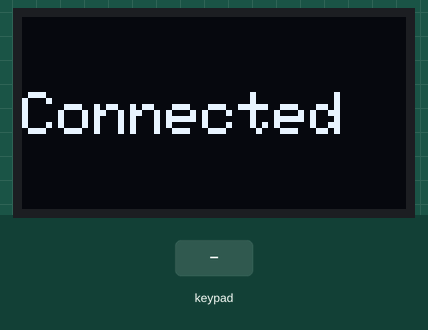
Bench run of a program on a simulated ESP32. Parts: 128×64 one-colour display. The inputs (shaded band) are chosen by the test bench. USB keyboard and mouse output is not drawn.

Above: at 3.2 s.
3.3 s: key 'B' pressed
At 5.1 s:
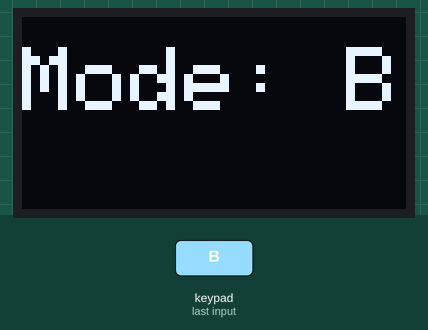
5.4 s: key 'C' pressed
At 6.7 s:
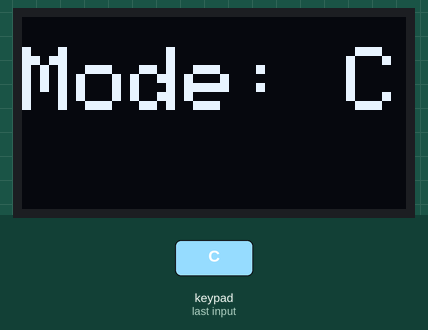
7.2 s: key 'D' pressed
At 8.0 s:
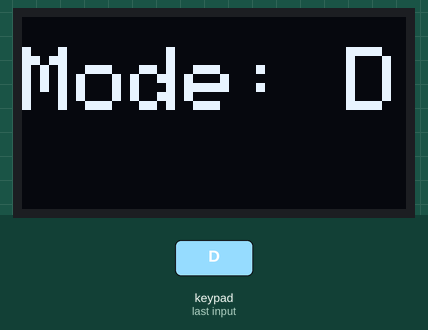
9.0 s: key 'A' pressed
At 10.6 s:
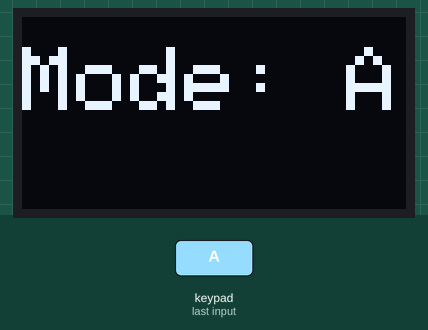
Timing chart, 0 to 11.8 s (numbered marks = the images above; inputs shaded):
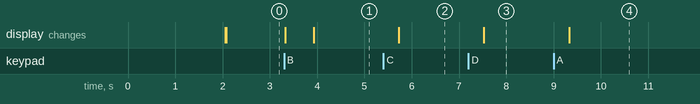

The program:

main.cpp
```cpp
#include "header.h"
#include <Arduino.h>
#include <Keypad.h>
#include <Wire.h>
#include <Adafruit_GFX.h>
#include <Adafruit_SSD1306.h>
#include <BleKeyboard.h>

#define SCREEN_WIDTH 128 // OLED display width,  in pixels
#define SCREEN_HEIGHT 64 // OLED display height, in pixels

// declare an SSD1306 display object connected to I2C
Adafruit_SSD1306 oled(SCREEN_WIDTH, SCREEN_HEIGHT, &Wire, -1);
BleKeyboard bleKeyboard("DIY Stream Deck");

const int ROW_NUM = 4;
const int COLUMN_NUM = 4;

char keys[ROW_NUM][COLUMN_NUM] = {
    {KEY_F1, KEY_F2, KEY_F3, 'A'},
    {KEY_F4, KEY_F5, KEY_F6, 'B'},
    {KEY_F7, KEY_F8, KEY_F9, 'C'},
    {KEY_F10, KEY_F11, KEY_F12, 'D'}};

char numKeys[ROW_NUM][COLUMN_NUM] = {
    {'1', '2', '3', 'A'},
    {'4', '5', '6', 'B'},
    {'7', '8', '9', 'C'},
    {'*', '0', '#', 'D'}};

char currentMode = 'A';
bool displayedConnectedMessage = false;

byte pin_rows[ROW_NUM] = {27, 14, 12, 13};
byte pin_column[COLUMN_NUM] = {32, 33, 25, 26};

Keypad modeA = Keypad(makeKeymap(keys), pin_rows, pin_column, ROW_NUM, COLUMN_NUM);
Keypad modeD = Keypad(makeKeymap(numKeys), pin_rows, pin_column, ROW_NUM, COLUMN_NUM);
Keypad keypad = modeA; // default mode

void setup()
{
  Serial.begin(9600);
  // initialize OLED display with address 0x3C for 128x64
  if (!oled.begin(SSD1306_SWITCHCAPVCC, 0x3C))
  {
    Serial.println(F("SSD1306 allocation failed"));
    while (true)
      ;
  }
  bleKeyboard.begin();
  delay(2000);         // wait for initializing
  oled.clearDisplay(); // clear display

  oled.setTextSize(1);
  oled.setTextColor(WHITE);
  oled.setCursor(0, 25);
  oled.setTextWrap(true);
  oled.println("Waiting for bluetooth connection...");
  oled.display();
}

void loop()
{
  if (bleKeyboard.isConnected())
  {
    if (!displayedConnectedMessage)
    {
      displayConnectedMessage();
      displayedConnectedMessage = true;
      delay(1000);
    }
    displayMode(currentMode);
    char key = keypad.getKey();
    if (key)
    {
      switch (key)
      {
      case 'A':
        currentMode = 'A';
        keypad = modeA;
        break;
      case 'B':
        currentMode = 'B';
        keypad = modeA;
        break;
      case 'C':
        currentMode = 'C';
        keypad = modeA;
        break;
      case 'D':
        currentMode = 'D';
        keypad = modeD;
        break;
      default:
        if (currentMode == 'B')
        {
          sendCtrlAltShiftKey(key);
          break;
        }
        if (currentMode == 'C')
        {
          sendCtrlAltKey(key);
          break;
        }
        sendKey(key);
        break;
      }
    }
  }
  else
  {
    if (displayedConnectedMessage)
    {
      displayedConnectedMessage = false;
      oled.clearDisplay();
      oled.setTextSize(1);
      oled.setCursor(0, 25);
      oled.println("Waiting for bluetooth connection...");
      oled.display();
    }
  }
}

void displayMode(char mode)
{
  if (millis() % 300 == 0)
  {
    oled.clearDisplay();
    oled.setCursor(0, 10);
    oled.setTextSize(3);
    oled.printf("Mode: %c\n", mode);
    oled.display();
  }
}

void displayConnectedMessage()
{
  oled.clearDisplay();
  oled.setTextSize(2);
  oled.setCursor(0, 25);
  oled.println("Connected");
  oled.display();
}

void sendKey(char key)
{
  bleKeyboard.write(key);
  delay(100);
}
void sendCtrlAltShiftKey(char key)
{
  bleKeyboard.press(KEY_LEFT_CTRL);
  bleKeyboard.press(KEY_LEFT_ALT);
  bleKeyboard.press(KEY_LEFT_SHIFT);
  bleKeyboard.press(key);
  delay(100);
  bleKeyboard.releaseAll();
}
void sendCtrlAltKey(char key)
{
  bleKeyboard.press(KEY_LEFT_CTRL);
  bleKeyboard.press(KEY_LEFT_ALT);
  bleKeyboard.press(key);
  delay(100);
  bleKeyboard.releaseAll();
}
```

header.h
```cpp
void displayMode(char mode);
void displayConnectedMessage();
void sendKey(char key);
void sendCtrlAltKey(char key);
void sendCtrlAltShiftKey(char key);
```

Measured:
- after the input at 3.3 s, the display: first differs from a run without the input after 0.63 s (image 1)
- after the input at 5.4 s, the display: changes after 0.33 s (image 2)
- after the input at 7.2 s, the display: changes after 0.33 s (image 3)
- after the input at 9.0 s, the display: changes after 0.33 s (image 4)
